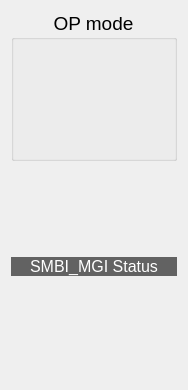
  <widget class="QWidget" name="layoutWidget" >
   <property name="geometry" >
    <rect>
     <x>0</x>
     <y>0</y>
     <width>188</width>
     <height>390</height>
    </rect>
   </property>
   <layout class="QVBoxLayout" >
    <item>
     <widget class="QGroupBox" name="groupBox" >
      <property name="maximumSize" >
       <size>
        <width>250</width>
        <height>150</height>
       </size>
      </property>
      <property name="font" >
       <font>
        <pointsize>14</pointsize>
       </font>
      </property>
      <property name="autoFillBackground" >
       <bool>false</bool>
      </property>
      <property name="title" >
       <string>OP mode</string>
      </property>
      <property name="alignment" >
       <set>Qt::AlignHCenter</set>
      </property>
      <property name="flat" >
       <bool>false</bool>
      </property>
      <property name="checkable" >
       <bool>false</bool>
      </property>
      <layout class="QVBoxLayout" >
       <property name="spacing" >
        <number>6</number>
       </property>
       <property name="leftMargin" >
        <number>9</number>
       </property>
       <property name="rightMargin" >
        <number>9</number>
       </property>
       <item>
        <widget class="CAMbboButton" name="caMbboButton" >
         <property name="sizePolicy" >
          <sizepolicy vsizetype="Minimum" hsizetype="Preferred" >
           <horstretch>0</horstretch>
           <verstretch>0</verstretch>
          </sizepolicy>
         </property>
         <property name="minimumSize" >
          <size>
           <width>0</width>
           <height>115</height>
          </size>
         </property>
         <property name="maximumSize" >
          <size>
           <width>16777215</width>
           <height>115</height>
          </size>
         </property>
         <property name="font" >
          <font>
           <pointsize>14</pointsize>
          </font>
         </property>
         <property name="align" stdset="0" >
          <enum>CAMbboButton::Vertical</enum>
         </property>
         <property name="pvlist" stdset="0" >
          <stringlist/>
         </property>
         <property name="pvname" >
          <string>SMBI_MGI_OP_MODE</string>
         </property>
         <property name="textlist" >
          <stringlist>
           <string>Remote</string>
           <string>Local</string>
           <string>Calibration</string>
          </stringlist>
         </property>
         <property name="bitlist" >
          <stringlist>
           <string>1</string>
           <string>2</string>
           <string>3</string>
          </stringlist>
         </property>
         <property name="selColor" >
          <color>
           <red>0</red>
           <green>255</green>
           <blue>0</blue>
          </color>
         </property>
        </widget>
       </item>
      </layout>
     </widget>
    </item>
    <item>
     <layout class="QVBoxLayout" >
      <property name="spacing" >
       <number>2</number>
      </property>
     </layout>
    </item>
    <item>
     <spacer>
      <property name="orientation" >
       <enum>Qt::Vertical</enum>
      </property>
      <property name="sizeType" >
       <enum>QSizePolicy::Fixed</enum>
      </property>
      <property name="sizeHint" >
       <size>
        <width>20</width>
        <height>90</height>
       </size>
      </property>
     </spacer>
    </item>
    <item>
     <layout class="QVBoxLayout" >
      <property name="spacing" >
       <number>2</number>
      </property>
      <item>
       <widget class="QLabel" name="label_7" >
        <property name="maximumSize" >
         <size>
          <width>16777215</width>
          <height>30</height>
         </size>
        </property>
        <property name="palette" >
         <palette>
          <active>
           <colorrole role="WindowText" >
            <brush brushstyle="SolidPattern" >
             <color alpha="255" >
              <red>255</red>
              <green>255</green>
              <blue>255</blue>
             </color>
            </brush>
           </colorrole>
           <colorrole role="Base" >
            <brush brushstyle="SolidPattern" >
             <color alpha="255" >
              <red>255</red>
              <green>255</green>
              <blue>255</blue>
             </color>
            </brush>
           </colorrole>
           <colorrole role="Window" >
            <brush brushstyle="SolidPattern" >
             <color alpha="150" >
              <red>0</red>
              <green>0</green>
              <blue>0</blue>
             </color>
            </brush>
           </colorrole>
          </active>
          <inactive>
           <colorrole role="WindowText" >
            <brush brushstyle="SolidPattern" >
             <color alpha="255" >
              <red>255</red>
              <green>255</green>
              <blue>255</blue>
             </color>
            </brush>
           </colorrole>
           <colorrole role="Base" >
            <brush brushstyle="SolidPattern" >
             <color alpha="255" >
              <red>255</red>
              <green>255</green>
              <blue>255</blue>
             </color>
            </brush>
           </colorrole>
           <colorrole role="Window" >
            <brush brushstyle="SolidPattern" >
             <color alpha="150" >
              <red>0</red>
              <green>0</green>
              <blue>0</blue>
             </color>
            </brush>
           </colorrole>
          </inactive>
          <disabled>
           <colorrole role="WindowText" >
            <brush brushstyle="SolidPattern" >
             <color alpha="255" >
              <red>115</red>
              <green>115</green>
              <blue>115</blue>
             </color>
            </brush>
           </colorrole>
           <colorrole role="Base" >
            <brush brushstyle="SolidPattern" >
             <color alpha="150" >
              <red>0</red>
              <green>0</green>
              <blue>0</blue>
             </color>
            </brush>
           </colorrole>
           <colorrole role="Window" >
            <brush brushstyle="SolidPattern" >
             <color alpha="150" >
              <red>0</red>
              <green>0</green>
              <blue>0</blue>
             </color>
            </brush>
           </colorrole>
          </disabled>
         </palette>
        </property>
        <property name="font" >
         <font>
          <pointsize>12</pointsize>
          <weight>50</weight>
          <bold>false</bold>
         </font>
        </property>
        <property name="autoFillBackground" >
         <bool>true</bool>
        </property>
        <property name="text" >
         <string>SMBI_MGI Status</string>
        </property>
        <property name="alignment" >
         <set>Qt::AlignCenter</set>
        </property>
       </widget>
      </item>
      <item>
       <layout class="QHBoxLayout" >
        <item>
         <layout class="QVBoxLayout" >
          <property name="spacing" >
           <number>0</number>
          </property>
          <item>
           <layout class="QHBoxLayout" >
            <property name="spacing" >
             <number>0</number>
            </property>
            <item>
             <widget class="CAImageMbbi" name="s1_8" >
              <property name="minimumSize" >
               <size>
                <width>20</width>
                <height>10</height>
               </size>
              </property>
              <property name="maximumSize" >
               <size>
                <width>30</width>
                <height>30</height>
               </size>
              </property>
              <property name="pvname" >
               <string>SMBI_MGI_STATUS</string>
              </property>
              <property name="dmode" stdset="0" >
               <enum>CAImageMbbi::TrueFalse</enum>
              </property>
              <property name="falsepxm" stdset="0" >
               <pixmap resource="../fuel.qrc" >:/images/FUEL_SMBI_rect_off.png</pixmap>
              </property>
              <property name="truepxm" stdset="0" >
               <pixmap resource="../fuel.qrc" >:/images/FUEL_SMBI_rect_on.png</pixmap>
              </property>
              <property name="index" >
               <number>1</number>
              </property>
             </widget>
            </item>
            <item>
             <widget class="CAImageMbbi" name="s1_9" >
              <property name="minimumSize" >
               <size>
                <width>20</width>
                <height>10</height>
               </size>
              </property>
              <property name="maximumSize" >
               <size>
                <width>30</width>
                <height>30</height>
               </size>
              </property>
              <property name="pvname" >
               <string>SMBI_MGI_STATUS</string>
              </property>
              <property name="dmode" stdset="0" >
               <enum>CAImageMbbi::TrueFalse</enum>
              </property>
              <property name="falsepxm" stdset="0" >
               <pixmap resource="../fuel.qrc" >:/images/FUEL_SMBI_rect_off.png</pixmap>
              </property>
              <property name="truepxm" stdset="0" >
               <pixmap resource="../fuel.qrc" >:/images/FUEL_SMBI_rect_on.png</pixmap>
              </property>
              <property name="index" >
               <number>2</number>
              </property>
             </widget>
            </item>
            <item>
             <widget class="CAImageMbbi" name="s1_10" >
              <property name="minimumSize" >
               <size>
                <width>20</width>
                <height>10</height>
               </size>
              </property>
              <property name="maximumSize" >
               <size>
                <width>30</width>
                <height>30</height>
               </size>
              </property>
              <property name="pvname" >
               <string>SMBI_MGI_STATUS</string>
              </property>
              <property name="dmode" stdset="0" >
               <enum>CAImageMbbi::TrueFalse</enum>
              </property>
              <property name="falsepxm" stdset="0" >
               <pixmap resource="../fuel.qrc" >:/images/FUEL_SMBI_rect_off.png</pixmap>
              </property>
              <property name="truepxm" stdset="0" >
               <pixmap resource="../fuel.qrc" >:/images/FUEL_SMBI_rect_on.png</pixmap>
              </property>
              <property name="index" >
               <number>3</number>
              </property>
             </widget>
            </item>
            <item>
             <widget class="CAImageMbbi" name="s1_11" >
              <property name="minimumSize" >
               <size>
                <width>20</width>
                <height>10</height>
               </size>
              </property>
              <property name="maximumSize" >
               <size>
                <width>30</width>
                <height>30</height>
               </size>
              </property>
              <property name="pvname" >
               <string>SMBI_MGI_STATUS</string>
              </property>
              <property name="dmode" stdset="0" >
               <enum>CAImageMbbi::TrueFalse</enum>
              </property>
              <property name="falsepxm" stdset="0" >
               <pixmap resource="../fuel.qrc" >:/images/FUEL_SMBI_rect_off.png</pixmap>
              </property>
              <property name="truepxm" stdset="0" >
               <pixmap resource="../fuel.qrc" >:/images/FUEL_SMBI_rect_on.png</pixmap>
              </property>
              <property name="index" >
               <number>4</number>
              </property>
             </widget>
            </item>
            <item>
             <widget class="CAImageMbbi" name="s1_12" >
              <property name="minimumSize" >
               <size>
                <width>20</width>
                <height>10</height>
               </size>
              </property>
              <property name="maximumSize" >
               <size>
                <width>30</width>
                <height>30</height>
               </size>
              </property>
              <property name="pvname" >
               <string>SMBI_MGI_STATUS</string>
              </property>
              <property name="dmode" stdset="0" >
               <enum>CAImageMbbi::TrueFalse</enum>
              </property>
              <property name="falsepxm" stdset="0" >
               <pixmap resource="../fuel.qrc" >:/images/FUEL_SMBI_rect_off.png</pixmap>
              </property>
              <property name="truepxm" stdset="0" >
               <pixmap resource="../fuel.qrc" >:/images/FUEL_SMBI_rect_on.png</pixmap>
              </property>
              <property name="index" >
               <number>5</number>
              </property>
             </widget>
            </item>
            <item>
             <widget class="CAImageMbbi" name="s1_13" >
              <property name="minimumSize" >
               <size>
                <width>20</width>
                <height>10</height>
               </size>
              </property>
              <property name="maximumSize" >
               <size>
                <width>30</width>
                <height>30</height>
               </size>
              </property>
              <property name="pvname" >
               <string>SMBI_MGI_STATUS</string>
              </property>
              <property name="dmode" stdset="0" >
               <enum>CAImageMbbi::TrueFalse</enum>
              </property>
              <property name="falsepxm" stdset="0" >
               <pixmap resource="../fuel.qrc" >:/images/FUEL_SMBI_rect_off.png</pixmap>
              </property>
              <property name="truepxm" stdset="0" >
               <pixmap resource="../fuel.qrc" >:/images/FUEL_SMBI_rect_on.png</pixmap>
              </property>
              <property name="index" >
               <number>6</number>
              </property>
             </widget>
            </item>
           </layout>
          </item>
          <item>
           <widget class="CALabel" name="s1_14" >
            <property name="minimumSize" >
             <size>
              <width>120</width>
              <height>20</height>
             </size>
            </property>
            <property name="maximumSize" >
             <size>
              <width>180</width>
              <height>30</height>
             </size>
            </property>
            <property name="palette" >
             <palette>
              <active>
               <colorrole role="WindowText" >
                <brush brushstyle="SolidPattern" >
                 <color alpha="255" >
                  <red>0</red>
                  <green>0</green>
                  <blue>0</blue>
                 </color>
                </brush>
               </colorrole>
              </active>
              <inactive>
               <colorrole role="WindowText" >
                <brush brushstyle="SolidPattern" >
                 <color alpha="255" >
                  <red>0</red>
                  <green>0</green>
                  <blue>0</blue>
                 </color>
                </brush>
               </colorrole>
              </inactive>
              <disabled>
               <colorrole role="WindowText" >
                <brush brushstyle="SolidPattern" >
                 <color alpha="255" >
                  <red>115</red>
                  <green>115</green>
                  <blue>115</blue>
                 </color>
                </brush>
               </colorrole>
              </disabled>
             </palette>
            </property>
            <property name="font" >
             <font>
              <pointsize>12</pointsize>
              <weight>75</weight>
              <bold>true</bold>
             </font>
            </property>
            <property name="autoFillBackground" >
             <bool>true</bool>
            </property>
            <property name="alignment" >
             <set>Qt::AlignLeading|Qt::AlignLeft|Qt::AlignVCenter</set>
            </property>
            <property name="wordWrap" >
             <bool>false</bool>
            </property>
            <property name="indent" >
             <number>5</number>
            </property>
            <property name="pvname" >
             <string>SMBI_MGI_STATUS</string>
            </property>
            <property name="dmode" stdset="0" >
             <enum>CALabel::Choice</enum>
            </property>
            <property name="cmode" stdset="0" >
             <enum>CALabel::Alarm</enum>
            </property>
            <property name="ttdmode" stdset="0" >
             <enum>CALabel::Hide</enum>
            </property>
            <property name="dbrequest" stdset="0" >
             <enum>CALabel::DBRGSTR</enum>
            </property>
            <property name="messages" stdset="0" >
             <stringlist/>
            </property>
           </widget>
          </item>
         </layout>
        </item>
       </layout>
      </item>
     </layout>
    </item>
    <item>
     <spacer>
      <property name="orientation" >
       <enum>Qt::Vertical</enum>
      </property>
      <property name="sizeHint" >
       <size>
        <width>20</width>
        <height>40</height>
       </size>
      </property>
     </spacer>
    </item>
   </layout>
  </widget>
